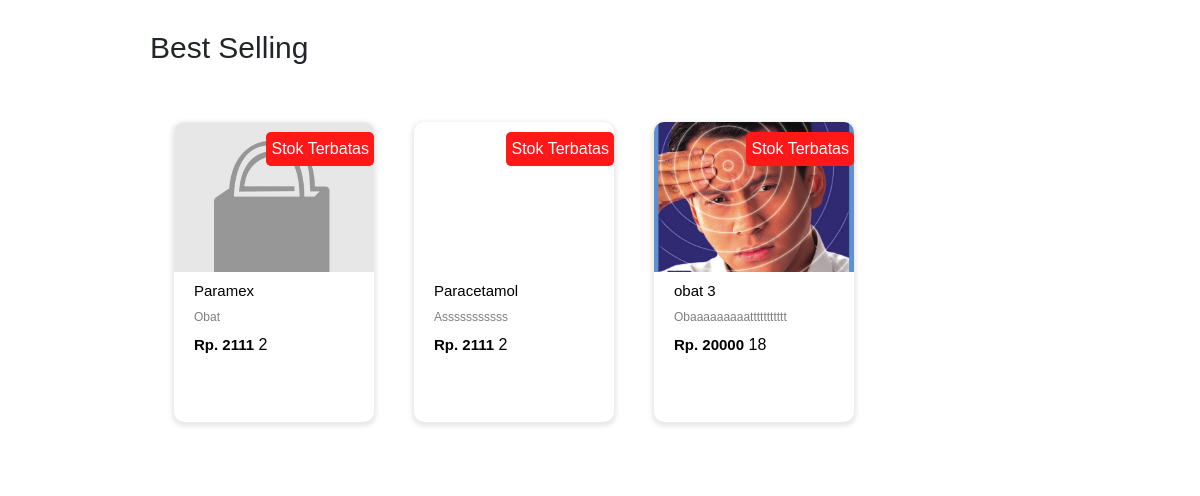
The page /App/View/menu.php on the database as committed earlier.
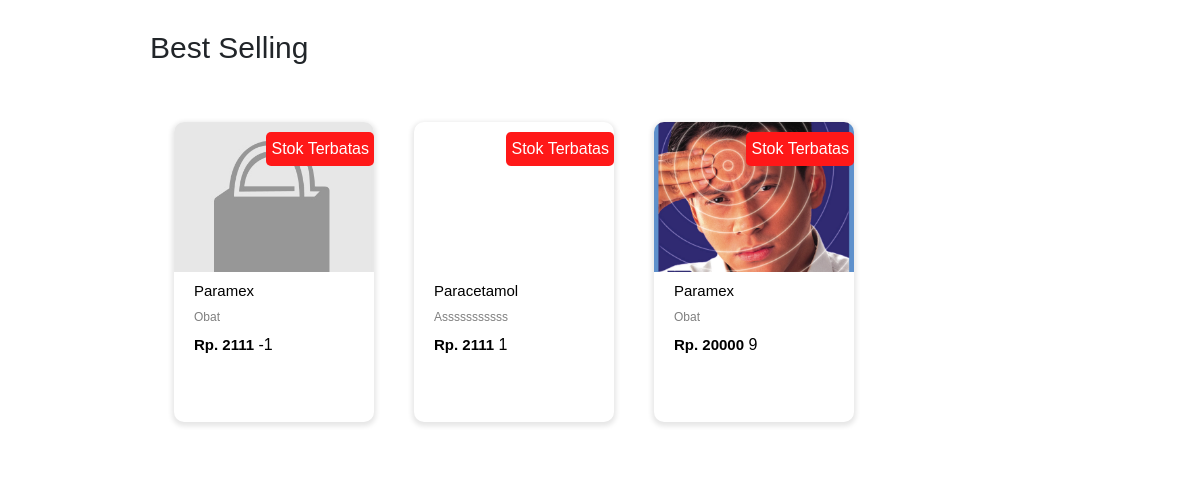
The same page on the database as committed later.
### tables this page shows
CREATE TABLE `obat` (
  `id_obat` int(11) NOT NULL,
  `nama_obat` varchar(255) NOT NULL,
  `gambar` varchar(255) NOT NULL,
  `kategori` varchar(255) NOT NULL,
  `harga_obat` int(11) NOT NULL,
  `stok_obat` int(11) NOT NULL,
  `deskripsi` text NOT NULL
);

### App/Controller/koneksi.php (called while the page is built, shortened)
<?php
class Koneksi {
    private $host = "localhost";
    private $username = "root";
    private $password = "";
    private $db_name = "apotek";
    public function __construct() {
        $this->conn = new mysqli($this->host, $this->username, $this->password, $this->db_name);
    }
}
?>

### App/Controller/obat.php (called while the page is built, shortened)
<?php
require_once "koneksi.php";
class Obat {
    private $conn;
    public function __construct() {
        $db = new Koneksi();
        $this->conn = $db->conn;
    }
    public function getObat() {
        $sql = "SELECT * FROM obat";
        $result = $this->conn->query($sql);
        if ($result->num_rows > 0) {
            while ($row = $result->fetch_assoc()) {
                $data[] = $row;
            }
            return $data;
        } else {
            return false;
        }
    }
}
?>

### App/View/menu.php (the view, shortened to what this page needs)
<!DOCTYPE html>
<html lang="en">
<head>
    <link href="https://cdn.jsdelivr.net/npm/bootstrap@5.3.0-alpha1/dist/css/bootstrap.min.css" rel="stylesheet">
    <link rel="stylesheet" href="CSS/style.css">
</head>
<body>
<?php
    include "../Controller/obat.php";
    $obat = new Obat();
    $row = $obat->getObat();
    $jumlah_obat = count($row);
?>
<section class="product">
    <h2 class="product-category">best selling</h2>
    <button class="pre-btn"><img src="images/arrow.png" alt=""></button>
    <button class="nxt-btn"><img src="images/arrow.png" alt=""></button>
    <div class="product-container">
    <?php for ($i = 0; $i < $jumlah_obat; $i++) { ?>
        <a href="detail_produk.php?id=<?= $row[$i]['id_obat']; ?>">
        <div class="product-card">
            <div class="product-image">
                <span class="discount-tag">Stok Terbatas</span>
                <img src="images/<?= $row[$i]['gambar']; ?>" class="product-thumb" alt="">
            </div>
            <div class="product-info mx-auto">
                <h2 class="product-brand"><?= $row[$i]['nama_obat']?></h2>
                <p class="product-short-description"><?= $row[$i]['deskripsi']?></p>
                <span class="price">Rp. <?= $row[$i]['harga_obat']?></span>
                <span class="stok"><?= $row[$i]['stok_obat']?></span>
            </div>
        </div>
    </a>
        <?php } ?>
</section>
</body>
</html>

### App/View/CSS/style.css (style rules this page uses)
* { margin: 0; padding: 0; font-family: "Mulish", sans-serif; }
.product { position: relative; overflow: hidden; padding: 30px; }
a:active, a:visited, a:hover, a:link { color: black; text-decoration: none; }
.product-category { padding: 0 10vw; font-size: 30px; font-weight: 500; margin-bottom: 40px; text-transform: capitalize; }
.product-container { padding: 2vh 12vw; display: flex; overflow-x: auto; scroll-behavior: smooth; }
.product-card { flex: 0 0 auto; width: 200px; height: 300px; border-radius: 10px; margin-right: 40px; box-shadow: 0px 2px 5px 2px rgba(0,0,0,0.1); }
.product-image { position: relative; width: 100%; height: 150px; overflow: hidden; }
.product-thumb { width: 100%; border-radius: 10px; height: auto; object-fit: cover; }
.discount-tag { position: absolute; background: #ff1818; padding: 5px; border-radius: 5px; color: #ffffff; right: 0; top: 10px; text-transform: capitalize; }
.product-info { width: 80%; height: 100px; padding-top: 10px; }
.product-brand { font-size: 15px; }
.product-short-description { width: 100%; height: 20px; font-size: 12px; overflow: hidden; opacity: 0.5; text-transform: capitalize; margin: 5px 0; }
.price { font-weight: 900; font-size: 15px; }
.pre-btn, .nxt-btn { border: none; width: 10vw; height: 100%; position: absolute; top: 0; display: flex; justify-content: center; align-items: center; background: linear-gradient(90deg, rgba(255, 255, 255, 0) 0%, #fff 100%); cursor: pointer; z-index: 8; }
.pre-btn { left: 0; transform: rotate(180deg); }
.nxt-btn { right: 0; }

Rows that differ between the two databases and show on the page:
changed obat (number 1 of 3 on the later page): stok_obat "2" → "-1"
changed obat "Paracetamol": stok_obat "2" → "1"
changed obat (number 3 of 3 on the later page): nama_obat "obat 3" → "Paramex"; deskripsi "Obaaaaaaaaattttttttttt" → "Obat"; stok_obat "18" → "9"
